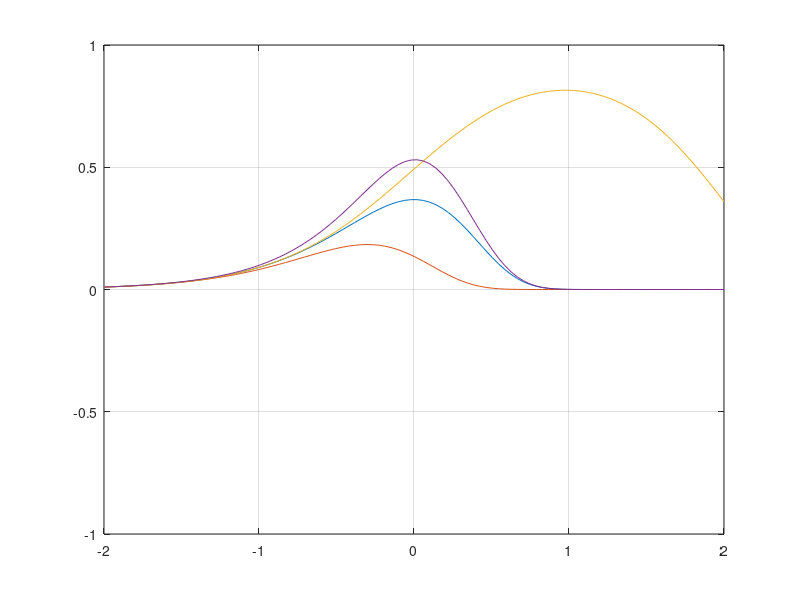

Write the MATLAB code that produced this figure.
x = linspace(-2,2);
a = 0.01;
G = 10.^x;
y1 = G.*exp(-G);
y2 = G.*(exp(-2*G));
y3 = (G.*exp(-a*G))./(G*(1+2*a)+exp(-a*G));
y4 = (G.*exp(-G.*(1+a)).*(1+a-exp(-a*G)))./((1+a).*(1-exp(-a*G))+a*exp(-G.*(1+a)));



plot(x,y1);

hold on;
plot(x,y2);

plot(x,y3);
plot(x,y4);

ylim([-1,1])
grid on;
axis on;
hold off;

